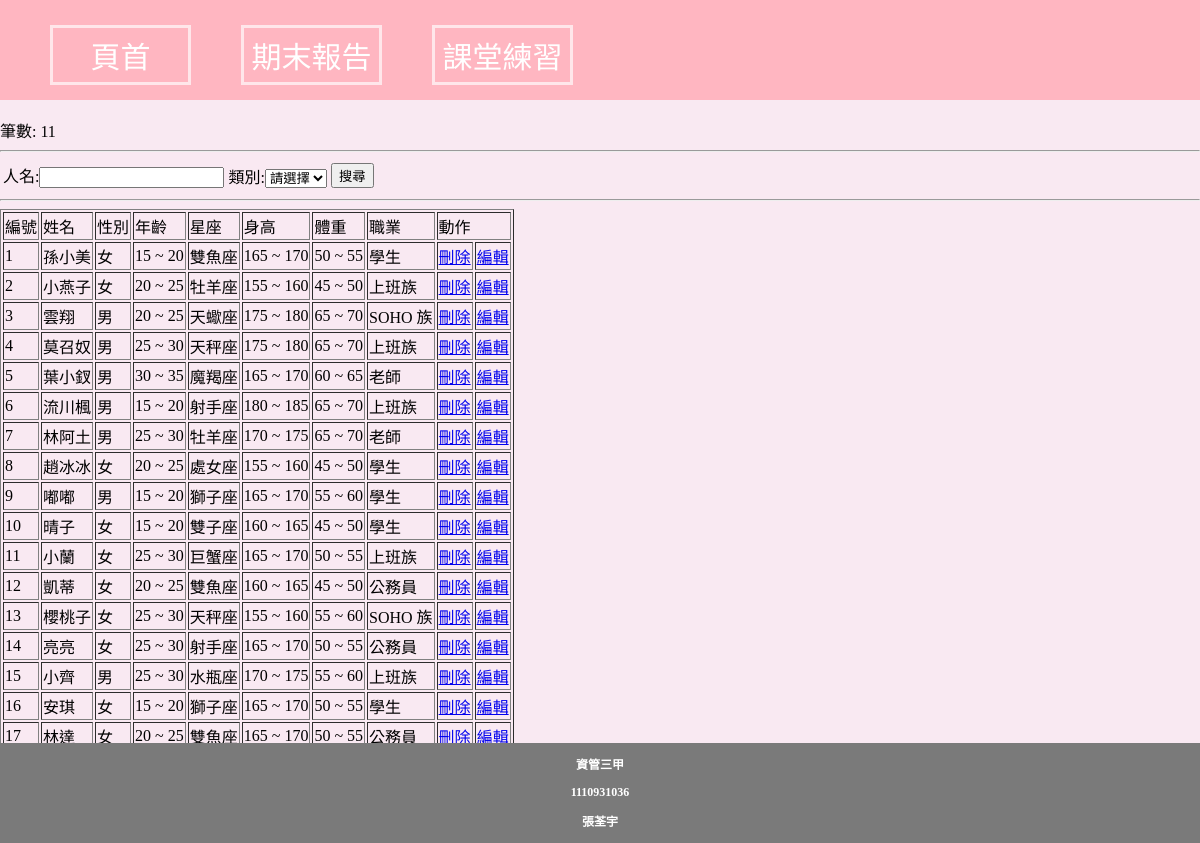
The page /srcname/srcName.php on the database its author committed.
### tables this page shows
CREATE TABLE `friend` (
  `no` smallint(6) NOT NULL COMMENT '編號欄位',
  `name` varchar(5) NOT NULL COMMENT '姓名欄位',
  `sex` char(1) NOT NULL COMMENT '性別欄位',
  `age` varchar(10) NOT NULL COMMENT '年齡欄位',
  `star_signs` varchar(3) NOT NULL COMMENT '星座欄位',
  `height` varchar(10) NOT NULL COMMENT '身高欄位',
  `weight` varchar(10) NOT NULL COMMENT '體重欄位',
  `career` varchar(10) NOT NULL COMMENT '職業欄位'
);

### srcname/dbtools.inc.php (called while the page is built, shortened)
<?php
  function execute_sql($link, $database, $sql)
  {
    mysqli_select_db($link, $database)
      or die("開啟資料庫失敗: " . mysqli_error($link));
    $result = mysqli_query($link, $sql);
    return $result;
  }
?>

### srcname/srcName.php (the view, shortened to what this page needs)
<?php
  require_once("dbtools.inc.php");
  $link = create_connection();
  $sql="SELECT * FROM friend ORDER BY no ASC";
  $result = execute_sql($link, "friend_club", $sql);
?>
<!DOCTYPE html>
<html lang="zh-TW">
<head>
<link rel="stylesheet" href="../css/style.css" media="all">
</head>
<body>
<header >
    <a href="../index.php">頁首</a>
    <a href="../../Final/index.php">期末報告</a>
    <ul class="menu">
        <li><a href='#'>課堂練習</a>
        </li>
    </ul>
</header>
<?php
    $sql_type = "SELECT DISTINCT star_signs FROM friend ORDER BY star_signs";
    $typeResult = execute_sql($link, "friend_club", $sql_type);
    $list_no = mysqli_num_rows($typeResult);
	echo "<br>筆數: ".$list_no."</br>";
	echo "<hr/>";
?>
  <form method="post" action="<?php $_SERVER["PHP_SELF"] ?>">
	<table border="0">
	  <tr>
	    <td>人名:<input name="nameSrh"></td>
	    <td>類別:<select name="typeSrh">
		    <?php
			   echo "<option value='' selected>請選擇</option>\n";
		    ?>
		</td>
		<td>
		  <input name="actSrh" type="submit" value="搜尋">
		</td>
	  </tr>
	</table>
  </form>
<?php
if (mysqli_num_rows($result) >0){
    echo "<hr /><table border='1'>
          <tr><td>編號</td><td>姓名</td><td>性別</td>
		      <td>年齡</td><td>星座</td><td>身高</td><td>體重</td><td>職業</td><td colspan='2'>動作</td></tr>";
    while ($row = mysqli_fetch_array($result)) {
      echo '<tr>
			<td>'.$row['no'].'</td>
			<td>'.$row['name'].'</td>
			<td>'.$row['sex'].'</td>
			<td>'.$row['age'].'</td>
			<td>'.$row['star_signs'].'</td>
			<td>'.$row['height'].'</td>
			<td>'.$row['weight'].'</td>
			<td>'.$row['career'].'</td>
			<td><a href=delAct.php?del='.$row['no'].'>刪除</a></td>
			<td><a href=editRep.php?edit='.$row['no'].'>編輯</a></td>
			</tr>';
  }
  echo '</table>';
}
?>
  <footer id="footer">
    <p>資管三甲</p>
    <p>1110931036</p>
    <p>張荃宇</p>
  </footer>
</body>
</html>

### css/style.css (style rules this page uses)
body { margin: 0; background-color: rgb(249, 233, 242); }
header { margin: 0px; height: 100px; background-color: lightpink; }
#footer { height: 100px; width: 100%; background-color: #7a7a7a; position: absolute; bottom: 0; color: rgb(255, 255, 255); font-size: 12px; text-align: center; font-weight: bold; }
header a { width: 125px; margin: 25px 0px auto 50px; padding: 5px; float: left; color: #ffffff; background-color:lightpink; font-size: 30px; text-align: center; border: 3px solid #ffffffa9; text-decoration: none; }
ul { margin: 0; padding: 0; list-style-type: none; }
.menu { float: left; font-size: 30px; }
.menu a { margin: auto 50px auto; display: block; text-align: center; text-decoration: none; }
.menu > li { float: left; }
.menu > li > a { margin: 25px 0px auto 50px; }
.menu li { position: relative; min-width: 120px; }

### rows shown on the page
friend: no "1", name "孫小美", sex "女", age "15 ~ 20", star_signs "雙魚座", height "165 ~ 170", weight "50 ~ 55", career "學生"
friend: no "2", name "小燕子", sex "女", age "20 ~ 25", star_signs "牡羊座", height "155 ~ 160", weight "45 ~ 50", career "上班族"
friend: no "3", name "雲翔", sex "男", age "20 ~ 25", star_signs "天蠍座", height "175 ~ 180", weight "65 ~ 70", career "SOHO 族"
friend: no "4", name "莫召奴", sex "男", age "25 ~ 30", star_signs "天秤座", height "175 ~ 180", weight "65 ~ 70", career "上班族"
friend: no "5", name "葉小釵", sex "男", age "30 ~ 35", star_signs "魔羯座", height "165 ~ 170", weight "60 ~ 65", career "老師"
friend: no "6", name "流川楓", sex "男", age "15 ~ 20", star_signs "射手座", height "180 ~ 185", weight "65 ~ 70", career "上班族"
friend: no "7", name "林阿土", sex "男", age "25 ~ 30", star_signs "牡羊座", height "170 ~ 175", weight "65 ~ 70", career "老師"
friend: no "8", name "趙冰冰", sex "女", age "20 ~ 25", star_signs "處女座", height "155 ~ 160", weight "45 ~ 50", career "學生"
friend: no "9", name "嘟嘟", sex "男", age "15 ~ 20", star_signs "獅子座", height "165 ~ 170", weight "55 ~ 60", career "學生"
friend: no "10", name "晴子", sex "女", age "15 ~ 20", star_signs "雙子座", height "160 ~ 165", weight "45 ~ 50", career "學生"
friend: no "11", name "小蘭", sex "女", age "25 ~ 30", star_signs "巨蟹座", height "165 ~ 170", weight "50 ~ 55", career "上班族"
friend: no "12", name "凱蒂", sex "女", age "20 ~ 25", star_signs "雙魚座", height "160 ~ 165", weight "45 ~ 50", career "公務員"
friend: no "13", name "櫻桃子", sex "女", age "25 ~ 30", star_signs "天秤座", height "155 ~ 160", weight "55 ~ 60", career "SOHO 族"
friend: no "14", name "亮亮", sex "女", age "25 ~ 30", star_signs "射手座", height "165 ~ 170", weight "50 ~ 55", career "公務員"
friend: no "15", name "小齊", sex "男", age "25 ~ 30", star_signs "水瓶座", height "170 ~ 175", weight "55 ~ 60", career "上班族"
friend: no "16", name "安琪", sex "女", age "15 ~ 20", star_signs "獅子座", height "165 ~ 170", weight "50 ~ 55", career "學生"
friend: no "17", name "林達", sex "女", age "20 ~ 25", star_signs "雙魚座", height "165 ~ 170", weight "50 ~ 55", career "公務員"

### other values the page prints
$list_no "11"
